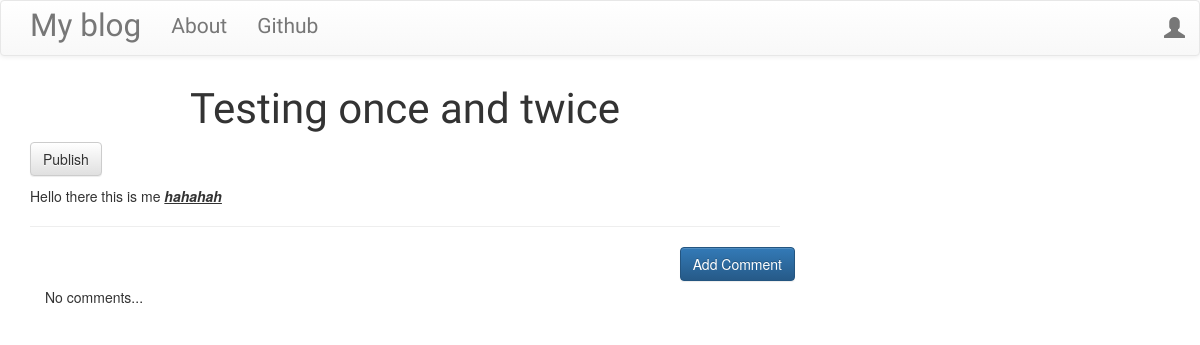
Page /blog/post/1 on the earlier database version.
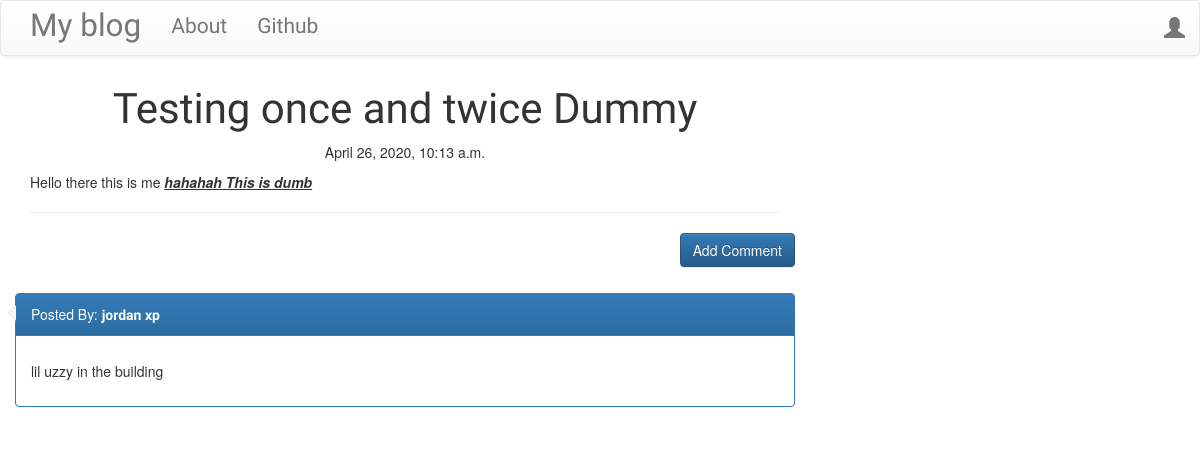
Same page on the later database version.
### blog/models.py (models this page shows, shortened)
class Post(models.Model):
    author = models.ForeignKey('auth.User',on_delete=models.PROTECT)
    title = models.CharField(max_length=250)
    text = models.TextField()
    create_date = models.DateTimeField(default=timezone.now)# timezone function and not executing it instead
    published_date = models.DateTimeField(blank=True,null=True)

class Comment(models.Model):
    post = models.ForeignKey('blog.Post', related_name='comments',on_delete=models.PROTECT)
    author = models.CharField(max_length=20)
    text = models.TextField()
    create_date = models.DateTimeField(default=timezone.now())
    approved_comment = models.BooleanField(default=False)

### blog/views.py (the view)
# urls.py: path("/post/<int:pk>",views.PostDetailView.as_view(),name="post_detail"),
class PostDetailView(DetailView):
    model = Post

### blog/templates/blog/post_detail.html (shortened to what this page needs)
{% extends 'blog/base.html' %}
{% block bodyblock %}
<h1 class="posttile loader"> {{ post.title }}</h1>
{%  if post.published_date %}
    <div class="date postdate">
        {{ post.published_date }}
    </div>
{% else %}
    <a class="btn btn-default" href="{% url 'post_publish' pk=post.pk %}">Publish</a>
{% endif %}
    <p class="postcontent">{{ post.text|safe|linebreaksbr }}</p>
<hr>
<a href="{% url 'add_comment_post' pk=post.pk %}" class="btn btn-primary btn-comment">Add Comment</a>
<br><br>
<div class="container">
    {% for comment in post.comments.all %}
        <br>
        {% if user.is_authenticated or comment.approved_comment %}
</div>
            <div class="row">
                <div class="panel panel-primary">
                <div class="panel-heading">
                Posted By: <strong class="commenttile">{{ comment.author }}</strong>
                </div>
                <div class="panel-body">
                <p>{{ comment.text|safe|linebreaks }}</p>
                </div>
                </div>
            </div>
        {% endif %}
        {% empty %}
            <p> No comments... </p>
    {% endfor %}
</div>
{% endblock %}

### blog/templates/blog/base.html (shortened to what this page needs)
<!doctype html>
{% load staticfiles %}
<html lang="en">
  <head>
    <link rel="stylesheet" href="https://maxcdn.bootstrapcdn.com/bootstrap/3.3.7/css/bootstrap.min.css">
    <link rel="stylesheet" href="https://maxcdn.bootstrapcdn.com/bootstrap/3.3.7/css/bootstrap-theme.min.css">
    <link rel="stylesheet" href="//cdn.jsdelivr.net/npm/medium-editor@latest/dist/css/medium-editor.min.css" type="text/css" media="screen" charset="utf-8">
    <link rel="stylesheet" href="{% static 'css/blog.css' %}">
    <link href="https://stackpath.bootstrapcdn.com/font-awesome/4.7.0/css/font-awesome.min.css" rel="stylesheet">
  </head>
  <body class="loader">
      <nav class="navbar navbar-default techfont custom-navbar">
        <div class="container">
          <ul class="nav navbar-nav">
            <li><a class="navbar-brand bigbrand" href="{% url 'post_list' %}">My blog</a></li>
            <li><a class="nav-link" href="{% url 'about' %}">About</a></li>
            <li><a class="nav-link" href="https://www.github.com/jkinathan">Github</a></li>
          </ul>
          <ul class="nav navbar-nav navbar-right">
            {% if user.is_authenticated %}
              <li><a class="nav-link" href="{% url 'post_create' %}">New Post</a></li>
              <li><a class="nav-link" href="{% url 'drafts' %}">Drafts</a></li>
              <li><a class="nav-link" href="{% url 'logout' %}">Logout</a></li>
              <li>
                  <a>
                  Welcome : {{ user.username }}
                  </a>
              </li>
            {% else %}
              <li>
                <a class="nav navbar-right" href="{% url 'login' %}">
                  <span class="glyphicon glyphicon-user"></span>
                </a>
            {% endif %}
          </ul>
        </div>
      </nav>
      <div class="content container">
        <div class="row">
          <div class="col-md-8">
            <div class="blog_posts">
              {% block bodyblock %}
              {% endblock bodyblock %}
            </div>
          </div>
        </div>
      </div>
  </body>
</html>

### blog/static/css/blog.css (style rules this page uses)
.techfont { font-family: 'Russo One', sans-serif; font-size: 1.5em; margin-bottom: 10px; }
.bigbrand { font-size: 1.5em; }
.loader { filter: hue-rotate(0deg); color: linear-gradient(45deg, #0f8, #08f); animation: hue 10000ms infinite linear; }
.postdate { text-align: center; }
.posttile { font-family: 'Russo One', sans-serif; font-size: 3em; text-align: center; }
.commenttile { font-family: 'Russo One', sans-serif; font-size: 1em; }
.postcontent { font-family: 'Montserrat'; font-size: 1.5em; }
.btn-comment { position: absolute; right: 0px; }
.panel { position:relative; }
.panel>.panel-heading:after,.panel>.panel-heading:before { position:absolute; top:11px;left:-16px; right:100%; width:0; height:0; display:block; content:" "; border-color:transparent; border-style:solid solid outset; pointer-events:none; }
.panel>.panel-heading:after { border-width:7px; border-right-color:#f7f7f7; margin-top:1px; margin-left:2px; }
.panel>.panel-heading:before { border-right-color:#ddd; border-width:8px; }

Differences in the rows shown:
changed Post: title "Testing once and twice" → "Testing once and twice Dummy"; published_date (not shown) → "April 26, 2020, 10:13 a.m."; text "Hello there this is me hahahah" → "Hello there this is me hahahah This is dumb"
added Comment: author "jordan xp", text "lil uzzy in the building"
Other differences:
text no longer shown: "Publish No comments..."
